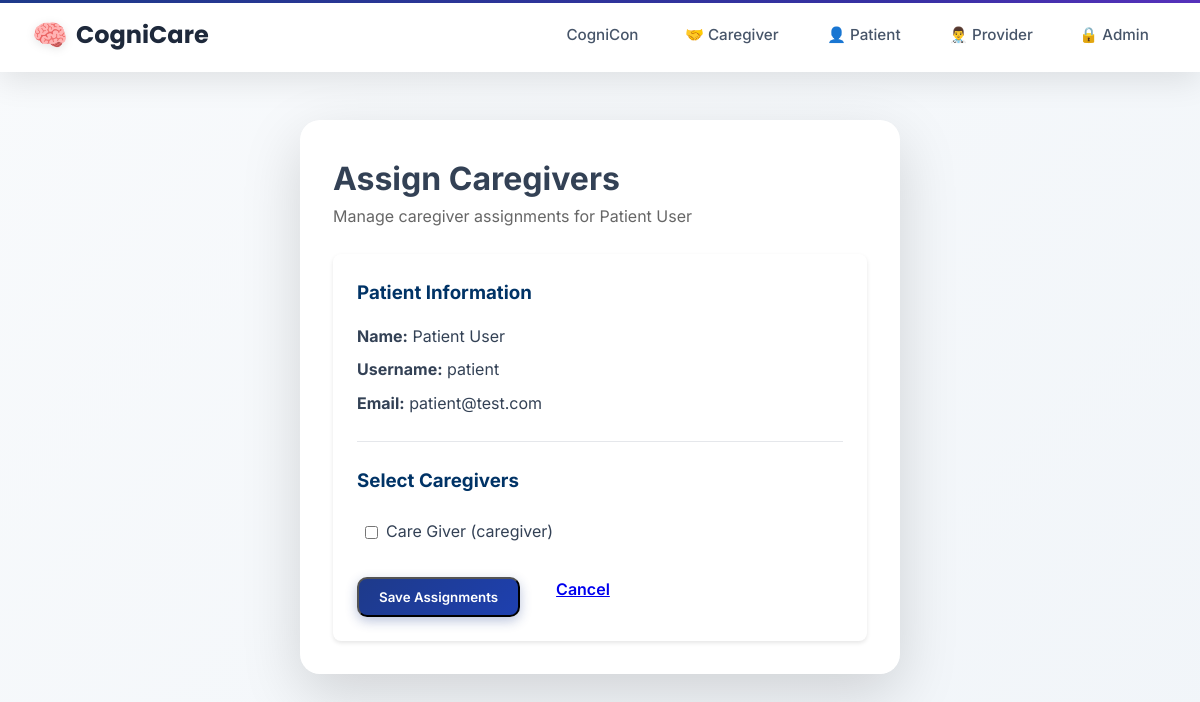
The page /assign-caregiver/4/ (signed in) on the database as committed earlier.
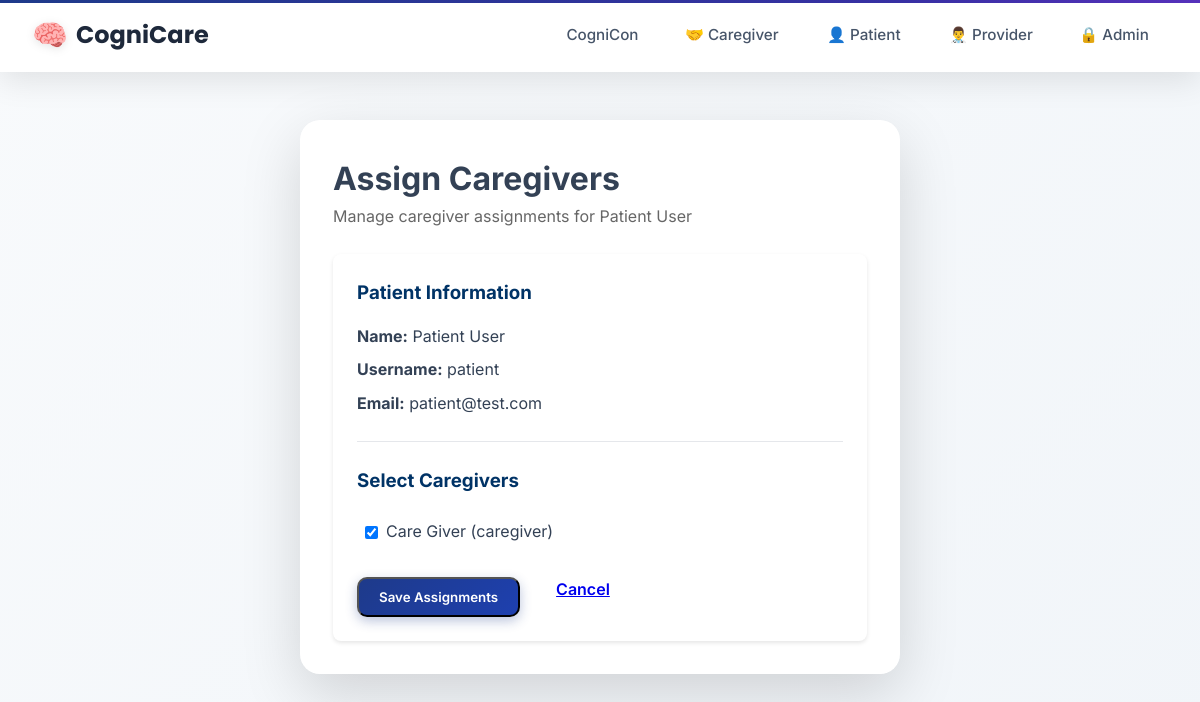
The same page on the database as committed later.
### users/models.py (models this page shows, shortened)
class UserProfile(models.Model):
    USER_TYPES = (
        ('admin', 'Administrator'),  # Admin users
        ('provider', 'Healthcare Provider'),  # Docs + Nurses
        ('caregiver', 'Caregiver'),  # Caregivers
        ('patient', 'Patient'),  # All patients
    )
    user = models.OneToOneField(User, on_delete=models.CASCADE, related_name='profile')  # each user must have a profile
    user_type = models.CharField(max_length=20, choices=USER_TYPES)  # set specific user role
    provider = models.ForeignKey('self', on_delete=models.SET_NULL, null=True, blank=True,
                                related_name='managed_patients', limit_choices_to={'user_type': 'provider'})  # provider link
    patient = models.ForeignKey('self', on_delete=models.SET_NULL, null=True, blank=True,
                               related_name='caregivers', limit_choices_to={'user_type': 'patient'})  # patienr link
    linked_patients = models.ManyToManyField(
        'self',
        symmetrical=False,
        related_name='linked_caregivers',
        limit_choices_to={'user_type': 'patient'},
        blank=True,
        help_text="Patients this caregiver can access"  # Caregivers can see these patients
    )

### users/views.py (the view, shortened to what this page needs)
# urls.py: path('assign-caregiver/<int:patient_id>/', views.assign_caregiver, name='assign_caregiver'),
@login_required
def assign_caregiver(request, patient_id):
    if not hasattr(request.user, 'profile') or request.user.profile.user_type not in ['admin', 'provider']:
        messages.error(request, 'You do not have permission to assign caregivers.')
        return redirect('home')
    try:
        patient_user = User.objects.get(id=patient_id)
        patient_profile = patient_user.profile
        if not hasattr(patient_user, 'profile') or patient_user.profile.user_type != 'patient':
            messages.error(request, 'Invalid patient account.')
            if request.user.profile.user_type == 'admin':
                return redirect('admin_dashboard')
            else:
                return redirect('provider_dashboard')
        if request.user.profile.user_type == 'provider' and patient_profile.provider != request.user.profile:
            messages.error(request, 'You do not have permission to assign caregivers to this patient.')
            return redirect('provider_dashboard')
        if request.user.profile.user_type == 'admin':
            available_caregivers = UserProfile.objects.filter(user_type='caregiver')
        else:
            available_caregivers = UserProfile.objects.filter(user_type='caregiver')
        assigned_caregivers = UserProfile.objects.filter(user_type='caregiver', linked_patients=patient_profile)
        context = {
            'user': request.user,
            'patient': patient_user,
            'available_caregivers': available_caregivers,
            'assigned_caregivers': assigned_caregivers
        }
        return render(request, 'pages/assign_caregiver.html', context)
    except User.DoesNotExist:
        messages.error(request, 'Patient not found.')
        if request.user.profile.user_type == 'admin':
            return redirect('admin_dashboard')
        else:
            return redirect('provider_dashboard')

### templates/pages/assign_caregiver.html (shortened to what this page needs)
{% extends 'layouts/base.html' %}
{% block content %}
<div class="form-container">
    <h1>Assign Caregivers</h1>
    <p class="subtitle">Manage caregiver assignments for {{ patient.first_name }} {{ patient.last_name }}</p>
    <form method="post" action="{% url 'assign_caregiver' patient.id %}" class="edit-form">
        <div class="patient-info">
            <h3>Patient Information</h3>
            <p><strong>Name:</strong> {{ patient.first_name }} {{ patient.last_name }}</p>
            <p><strong>Username:</strong> {{ patient.username }}</p>
            <p><strong>Email:</strong> {{ patient.email }}</p>
        </div>
        <div class="caregiver-list">
            <h3>Select Caregivers</h3>
            {% if available_caregivers %}
                <div class="caregivers">
                    {% for caregiver in available_caregivers %}
                        <div class="caregiver-item">
                            <input
                                type="checkbox"
                                id="caregiver-{{ caregiver.id }}"
                                name="caregivers"
                                value="{{ caregiver.id }}"
                                {% if caregiver in assigned_caregivers %}checked{% endif %}
                            >
                            <label for="caregiver-{{ caregiver.id }}">
                                {{ caregiver.user.first_name }} {{ caregiver.user.last_name }} ({{ caregiver.user.username }})
                            </label>
                        </div>
                    {% endfor %}
                </div>
            {% else %}
                <p class="no-caregivers">No caregivers available.</p>
            {% endif %}
        </div>
        <div class="form-actions">
            <button type="submit" class="mdc-button mdc-button--raised">
                <span class="mdc-button__label">Save Assignments</span>
            </button>
            {% if user.profile.user_type == 'admin' %}
                <a href="{% url 'admin_dashboard' %}" class="mdc-button mdc-button--outlined">
                    <span class="mdc-button__ripple"></span>
                    <span class="mdc-button__label">Cancel</span>
                </a>
            {% else %}
                <a href="{% url 'provider_dashboard' %}" class="mdc-button mdc-button--outlined">
                    <span class="mdc-button__label">Cancel</span>
                </a>
            {% endif %}
        </div>
    </form>
</div>
{% endblock %}

Rows that differ between the two databases and show on the page:
changed UserProfile "Care": caregivers "☐" → "☑"
